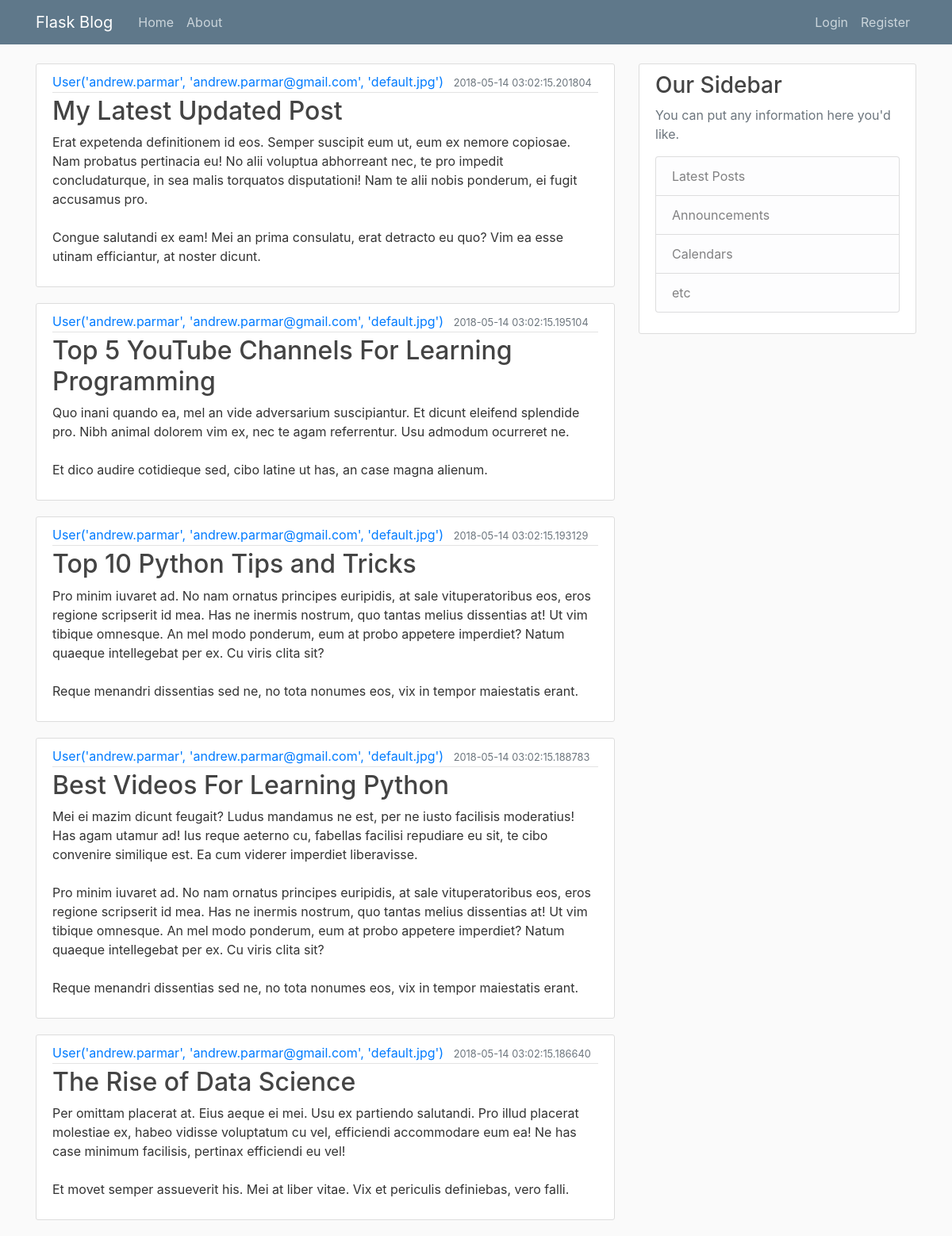
The page /home on the database its author committed.
### flaskblog/models.py (models this page shows, shortened)
class Post(db.Model):
	id = db.Column(db.Integer, primary_key=True)
	title = db.Column(db.String(100), nullable=False)
	date_posted = db.Column(db.DateTime, nullable=False, default=datetime.utcnow)
	content = db.Column(db.Text, nullable=False)
	user_id = db.Column(db.Integer, db.ForeignKey('user.id'), nullable=False)

class User(db.Model, UserMixin):
	id = db.Column(db.Integer, primary_key=True)
	username = db.Column(db.String(20), unique=True, nullable=False)
	email = db.Column(db.String(120), unique=True, nullable=False)
	image_file = db.Column(db.String(20), nullable=False, default='default.jpg')
	password = db.Column(db.String(60), nullable=False)
	posts = db.relationship('Post', backref='author', lazy=True)
	def __repr__(self):
		return f"User('{self.username}', '{self.email}', '{self.image_file}')"

### flaskblog/routes.py (the view)
@app.route('/')
@app.route('/home')
def home():
	page = request.args.get('page', 1, type=int)
	posts = Post.query.order_by(Post.date_posted.desc()).paginate(page=page, per_page=5)
	return render_template('home.html', posts=posts)

### flaskblog/templates/home.html
{% extends "layout.html" %}
{% block content %}
	{% for post in posts %}
		<article class="media content-section">
		  <div class="media-body">
		    <div class="article-metadata">
		      <a class="mr-2" href="#">{{ post.author }}</a>
		      <small class="text-muted">{{ post.date_posted }}</small>
		    </div>
		    <h2><a class="article-title" href="#">{{ post.title }}</a></h2>
		    <p class="article-content">{{ post.content }}</p>
		  </div>
		</article>
	{% endfor %}
{% endblock content %}

### flaskblog/static/main.css (style rules this page uses)
body { background: #fafafa; color: #333333; margin-top: 5rem; }
h1, h2, h3, h4, h5, h6 { color: #444444; }
.content-section { background: #ffffff; padding: 10px 20px; border: 1px solid #dddddd; border-radius: 3px; margin-bottom: 20px; }
.article-title { color: #444444; }
.article-content { white-space: pre-line; }
.article-metadata { padding-bottom: 1px; margin-bottom: 4px; border-bottom: 1px solid #e3e3e3 }

### rows shown on the page
Post: author "User('andrew.parmar', 'andrew.parmar@gmail.com', 'default.jpg')", date_posted "2018-05-14 03:02:15.201804", title "My Latest Updated Post", content "Erat expetenda definitionem id eos. Semper suscipit eum ut, eum ex nemore copiosae. Nam probatus pertinacia eu! No alii voluptua abhorreant nec, te pro impedit concludaturque, in sea malis torquatos disputationi! Nam te alii nobis ponderum, ei fugit accusamus pro. Congue salutandi ex eam! Mei an prima consulatu, erat detracto eu quo? Vim ea esse utinam efficiantur, at noster dicunt."
Post: author "User('andrew.parmar', 'andrew.parmar@gmail.com', 'default.jpg')", date_posted "2018-05-14 03:02:15.195104", title "Top 5 YouTube Channels For Learning Programming", content "Quo inani quando ea, mel an vide adversarium suscipiantur. Et dicunt eleifend splendide pro. Nibh animal dolorem vim ex, nec te agam referrentur. Usu admodum ocurreret ne. Et dico audire cotidieque sed, cibo latine ut has, an case magna alienum."
Post: author "User('andrew.parmar', 'andrew.parmar@gmail.com', 'default.jpg')", date_posted "2018-05-14 03:02:15.193129", title "Top 10 Python Tips and Tricks", content "Pro minim iuvaret ad. No nam ornatus principes euripidis, at sale vituperatoribus eos, eros regione scripserit id mea. Has ne inermis nostrum, quo tantas melius dissentias at! Ut vim tibique omnesque. An mel modo ponderum, eum at probo appetere imperdiet? Natum quaeque intellegebat per ex. Cu viris clita sit? Reque menandri dissentias sed ne, no tota nonumes eos, vix in tempor maiestatis erant."
Post: author "User('andrew.parmar', 'andrew.parmar@gmail.com', 'default.jpg')", date_posted "2018-05-14 03:02:15.188783", title "Best Videos For Learning Python", content "Mei ei mazim dicunt feugait? Ludus mandamus ne est, per ne iusto facilisis moderatius! Has agam utamur ad! Ius reque aeterno cu, fabellas facilisi repudiare eu sit, te cibo convenire similique est. Ea cum viderer imperdiet liberavisse. Pro minim iuvaret ad. No nam ornatus principes euripidis, at sale vituperatoribus eos, eros regione scripserit id mea. Has ne inermis nostrum, quo tantas melius dissentias at! Ut vim tibique omnesque. An mel modo ponderum, eum at probo appetere imperdiet? Natum quaeque intellegebat per ex. Cu viris clita sit? Reque menandri dissentias sed ne, no tota nonumes eos, vix in tempor maiestatis erant."
Post: author "User('andrew.parmar', 'andrew.parmar@gmail.com', 'default.jpg')", date_posted "2018-05-14 03:02:15.186640", title "The Rise of Data Science", content "Per omittam placerat at. Eius aeque ei mei. Usu ex partiendo salutandi. Pro illud placerat molestiae ex, habeo vidisse voluptatum cu vel, efficiendi accommodare eum ea! Ne has case minimum facilisis, pertinax efficiendi eu vel! Et movet semper assueverit his. Mei at liber vitae. Vix et periculis definiebas, vero falli."
